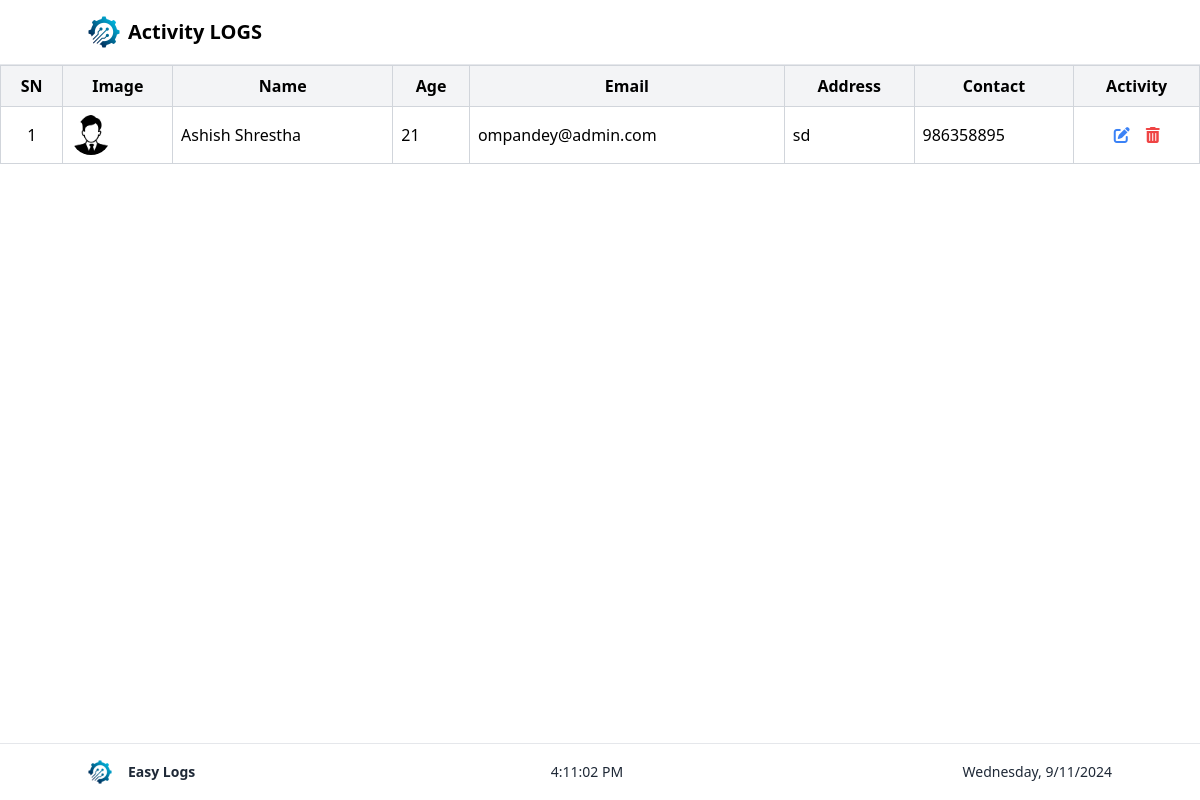
The page /manage_employee/ (signed in) on the database as committed earlier.
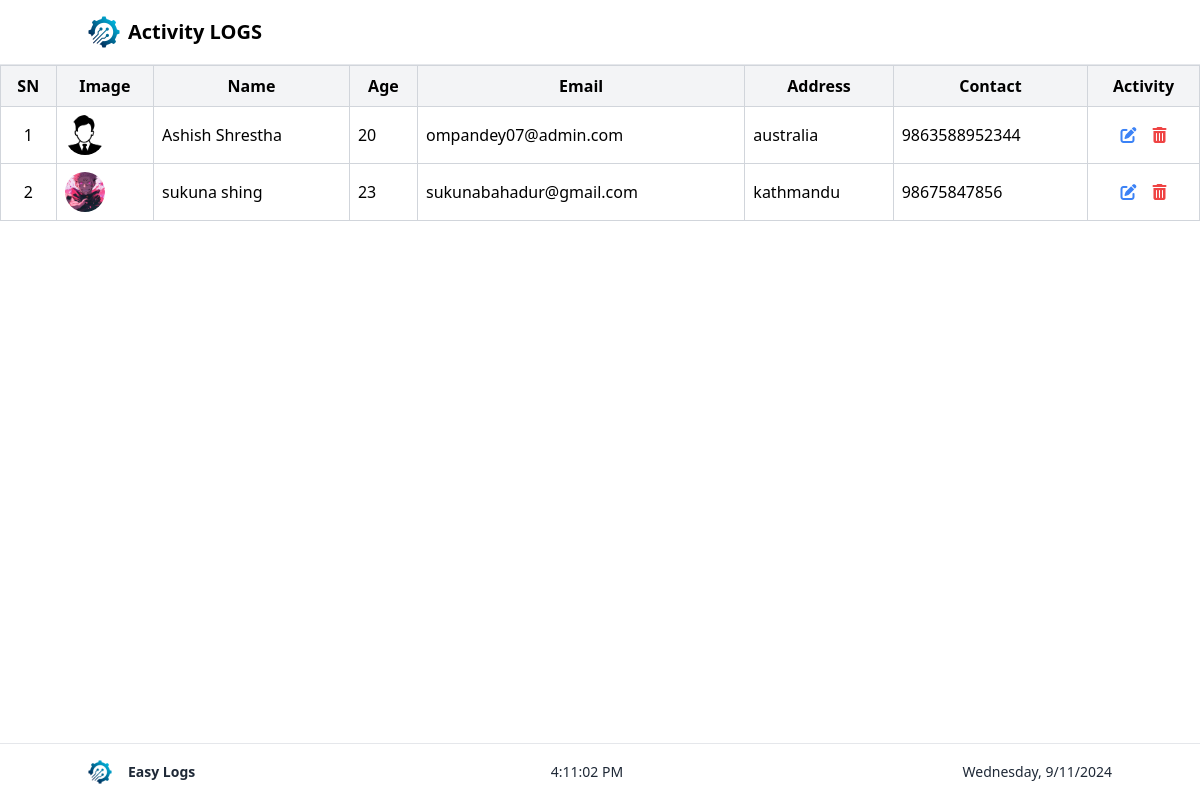
The same page on the database as committed later.
### userauths/models.py (models this page shows)
class Employee(models.Model):
    user = models.OneToOneField(User, on_delete=models.CASCADE)
    first_name = models.CharField(max_length=100)
    last_name = models.CharField(max_length=100)
    email = models.EmailField()
    address = models.TextField()
    contact = models.CharField(max_length=15)
    age = models.PositiveIntegerField()
    profile_image = models.ImageField(upload_to='profile_images/', blank=True, null=True)

### userauths/views.py (the view)
# urls.py: path('manage_employee/', views.manage_employee , name="manage_employee"),
@login_required
@user_passes_test(lambda u: u.is_superuser)
def manage_employee(req):
    all_employees = Employee.objects.all()
    context = {
        'all_employees': all_employees
    }
    return render (req , "Admin/manage_employee.html",context)

### Templates/Admin/manage_employee.html (shortened to what this page needs)
<!DOCTYPE html>
<html lang="en">
  <head>
    <script src="https://cdn.tailwindcss.com"></script>
    <link
      href="https://cdn.jsdelivr.net/npm/remixicon@3.5.0/fonts/remixicon.css"
      rel="stylesheet"
    />
    <link
      rel="stylesheet"
      href="https://cdnjs.cloudflare.com/ajax/libs/font-awesome/6.0.0-beta3/css/all.min.css"
    />
  </head>
  <body class="flex flex-col min-h-screen">
    <nav class="p-4 border-b">
      <div class="container mx-auto flex items-center justify-between">
        <div class="flex items-center">
          <a href="/admin_dashboard">
            <img
              src="/static/images/Logo.png"
              alt="Logo"
              class="h-8 w-8 mr-2"
            />
          </a>
          <span class="text-xl font-bold">Activity LOGS</span>
        </div>
      </div>
    </nav>
    <main class="flex-grow w-full overflow-x-auto">
      <table class="w-full border-collapse border border-gray-300">
        <thead>
          <tr class="bg-gray-100">
            <th class="border border-gray-300 p-2 w-15">
               SN
            </th>
            <th class="border border-gray-300 p-2">
               Image
            </th>
            <th class="border border-gray-300 p-2">
               Name
            </th>
            <th class="border border-gray-300 p-2">
               Age
            </th>
            <th class="border border-gray-300 p-2">
               Email
            </th>
            <th class="border border-gray-300 p-2">
               Address
            </th>
            <th class="border border-gray-300 p-2">
               Contact
            </th>
            <th class="border border-gray-300 p-2">
               Activity
            </th>
          </tr>
        </thead>
        <tbody>
          {% for employee in all_employees %}
          <tr>
            <td class="border border-gray-300 p-2 text-center">
              {{ forloop.counter }}
            </td>
            <td class="border border-gray-300 p-2">
              {% if employee.profile_image %}
              <img
                src="{{ employee.profile_image.url }}"
                alt="{{ employee.first_name }} {{ employee.last_name }}"
                class="h-10 w-10 rounded-full object-cover"
              />
              {% else %}
              <img
                src="/static/images/default_user.png"
                alt="Default Profile"
                class="h-10 w-10 rounded-full object-cover"
              />
              {% endif %}
            </td>
            <td class="border border-gray-300 p-2">
              {{employee.first_name }} {{employee.last_name }}
            </td>
            <td class="border border-gray-300 p-2">{{employee.age}}</td>
            <td class="border border-gray-300 p-2">{{employee.email}}</td>
            <td class="border border-gray-300 p-2">{{employee.address}}</td>
            <td class="border border-gray-300 p-2">{{employee.contact}}</td>
            <td class="border border-gray-300 p-2">
              <div class="flex gap-4 justify-center">
                <a href="{% url 'update_employee' employee.id %}">
                  <i class="fas fa-edit text-blue-500 cursor-pointer"></i>
                </a>
                <a
                  href="{% url 'delete_employee' employee.id %}"
                  onclick="return confirm('Are you sure you want to delete this employee?');"
                >
                  <i class="fas fa-trash-alt text-red-500 cursor-pointer"></i>
                </a>
              </div>
            </td>
          </tr>
          {% endfor %}
        </tbody>
      </table>
    </main>
    <footer class="text-gray-800 p-4 h-15 fixed bottom-0 w-full border-t">
      <div class="container mx-auto flex justify-between items-center text-sm">
        <div class="flex-shrink-0 flex items-center">
          <img
            class="h-6 w-auto"
            src="/static/images/Logo.png"
            alt="Easy Logs"
          />
          <b class="px-4">Easy Logs</b>
        </div>
        <span id="current-time"></span>
        <span id="current-date"></span>
      </div>
    </footer>
  </body>
</html>

Rows that differ between the two databases and show on the page:
changed Employee "Ashish": age "21" → "20"; email "ompandey@admin.com" → "ompandey07@admin.com"; address "sd" → "australia"; contact "986358895" → "9863588952344"
added Employee: profile_image (picture), first_name "sukuna", last_name "shing", age "23", email "sukunabahadur@gmail.com", address "kathmandu", contact "98675847856"
